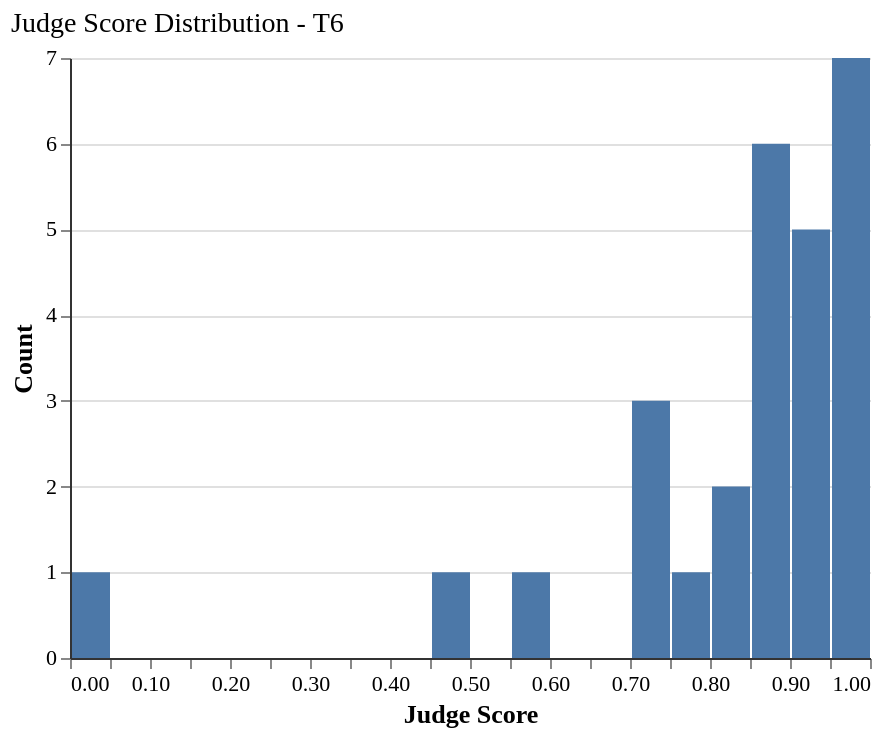

Write a Vega-Lite specification for this figure.
### Vega-Lite specification from a JSON file in a GitHub repository (floating-point values rounded to 4 significant figures)
{"config": {"font": "serif", "axis": {"labelFontSize": 11, "titleFontSize": 13, "gridColor": "#e0e0e0", "domainColor": "#333333"}, "legend": {"labelFontSize": 11, "titleFontSize": 12}, "title": {"fontSize": 14, "anchor": "start", "fontWeight": "normal"}, "view": {"stroke": null, "continuousWidth": 400, "continuousHeight": 300}, "mark": {"tooltip": true}}, "data": {"name": "data-b6e8019c4fcde65d07d2a8cb055f24e1"}, "mark": {"type": "bar"}, "encoding": {"x": {"bin": {"step": 0.05}, "field": "judge_score", "title": "Judge Score", "type": "quantitative"}, "y": {"aggregate": "count", "title": "Count", "type": "quantitative"}}, "height": 300, "title": "Judge Score Distribution - T6", "width": 400, "$schema": "https://vega.github.io/schema/vega-lite/v6.1.0.json", "datasets": {"data-b6e8019c4fcde65d07d2a8cb055f24e1": [{"tier": "T6", "judge_score": 0.91}, {"tier": "T6", "judge_score": 0.934}, {"tier": "T6", "judge_score": 0.95}, {"tier": "T6", "judge_score": 0.92}, {"tier": "T6", "judge_score": 0.94}, {"tier": "T6", "judge_score": 0.95}, {"tier": "T6", "judge_score": 0.95}, {"tier": "T6", "judge_score": 0.886}, {"tier": "T6", "judge_score": 0.93}, {"tier": "T6", "judge_score": 0.72}, {"tier": "T6", "judge_score": 0.87}, {"tier": "T6", "judge_score": 0.45}, {"tier": "T6", "judge_score": 0.82}, {"tier": "T6", "judge_score": 0.845}, {"tier": "T6", "judge_score": 0.72}, {"tier": "T6", "judge_score": 0.72}, {"tier": "T6", "judge_score": 0.77}, {"tier": "T6", "judge_score": 0.58}, {"tier": "T6", "judge_score": 0.875}, {"tier": "T6", "judge_score": 1.0}, {"tier": "T6", "judge_score": 1.0}, {"tier": "T6", "judge_score": 0.875}, {"tier": "T6", "judge_score": 0.875}, {"tier": "T6", "judge_score": 1.0}, {"tier": "T6", "judge_score": 0.875}, {"tier": "T6", "judge_score": 1.0}, {"tier": "T6", "judge_score": 0.0}]}}
